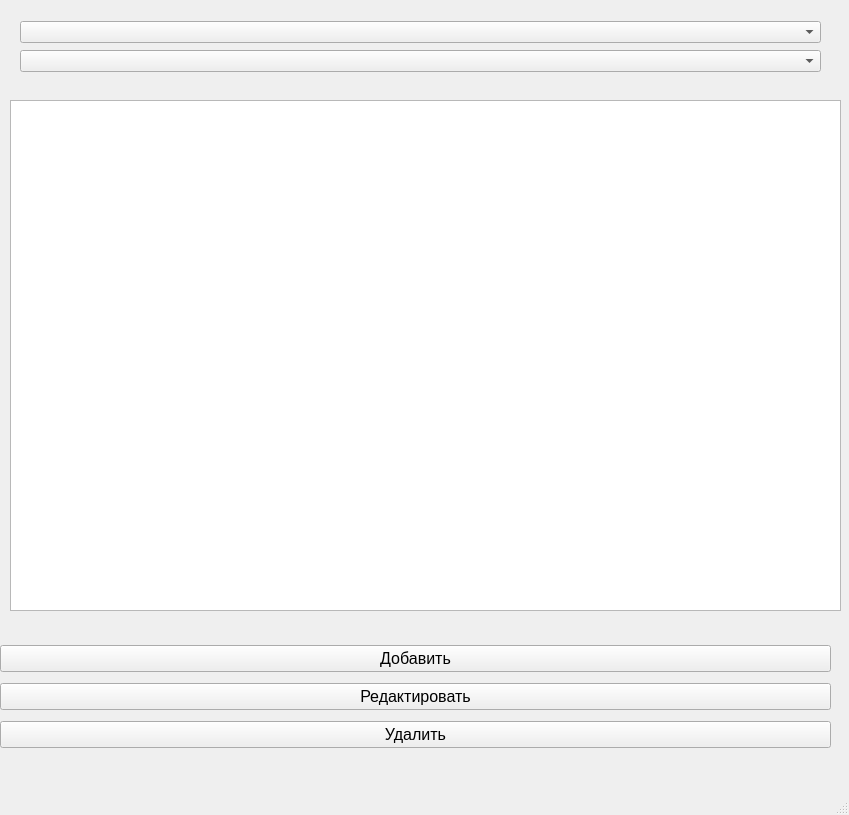
<?xml version="1.0" encoding="UTF-8"?>
<ui version="4.0">
 <class>MainWindow</class>
 <widget class="QMainWindow" name="MainWindow">
  <property name="geometry">
   <rect>
    <x>0</x>
    <y>0</y>
    <width>849</width>
    <height>815</height>
   </rect>
  </property>
  <property name="sizePolicy">
   <sizepolicy hsizetype="Fixed" vsizetype="Fixed">
    <horstretch>0</horstretch>
    <verstretch>0</verstretch>
   </sizepolicy>
  </property>
  <property name="minimumSize">
   <size>
    <width>849</width>
    <height>815</height>
   </size>
  </property>
  <property name="maximumSize">
   <size>
    <width>849</width>
    <height>815</height>
   </size>
  </property>
  <property name="windowTitle">
   <string>MainWindow</string>
  </property>
  <widget class="QWidget" name="centralwidget">
   <widget class="QTableWidget" name="tableWidget">
    <property name="geometry">
     <rect>
      <x>10</x>
      <y>100</y>
      <width>831</width>
      <height>511</height>
     </rect>
    </property>
    <property name="sizePolicy">
     <sizepolicy hsizetype="Fixed" vsizetype="Fixed">
      <horstretch>0</horstretch>
      <verstretch>0</verstretch>
     </sizepolicy>
    </property>
    <property name="minimumSize">
     <size>
      <width>831</width>
      <height>511</height>
     </size>
    </property>
    <property name="maximumSize">
     <size>
      <width>831</width>
      <height>511</height>
     </size>
    </property>
   </widget>
   <widget class="QWidget" name="layoutWidget">
    <property name="geometry">
     <rect>
      <x>0</x>
      <y>640</y>
      <width>831</width>
      <height>115</height>
     </rect>
    </property>
    <layout class="QVBoxLayout" name="verticalLayout">
     <item>
      <widget class="QPushButton" name="pushButton">
       <property name="font">
        <font>
         <pointsize>12</pointsize>
        </font>
       </property>
       <property name="text">
        <string>Добавить</string>
       </property>
      </widget>
     </item>
     <item>
      <widget class="QPushButton" name="pushButton_2">
       <property name="font">
        <font>
         <pointsize>12</pointsize>
        </font>
       </property>
       <property name="text">
        <string>Редактировать</string>
       </property>
      </widget>
     </item>
     <item>
      <widget class="QPushButton" name="pushButton_3">
       <property name="font">
        <font>
         <pointsize>12</pointsize>
        </font>
       </property>
       <property name="text">
        <string>Удалить</string>
       </property>
      </widget>
     </item>
    </layout>
   </widget>
   <widget class="QWidget" name="">
    <property name="geometry">
     <rect>
      <x>20</x>
      <y>20</y>
      <width>801</width>
      <height>53</height>
     </rect>
    </property>
    <layout class="QVBoxLayout" name="verticalLayout_2">
     <item>
      <widget class="QComboBox" name="comboBox"/>
     </item>
     <item>
      <widget class="QComboBox" name="comboBox_2"/>
     </item>
    </layout>
   </widget>
  </widget>
  <widget class="QMenuBar" name="menubar">
   <property name="geometry">
    <rect>
     <x>0</x>
     <y>0</y>
     <width>849</width>
     <height>26</height>
    </rect>
   </property>
  </widget>
  <widget class="QStatusBar" name="statusbar"/>
 </widget>
 <resources/>
 <connections/>
</ui>
